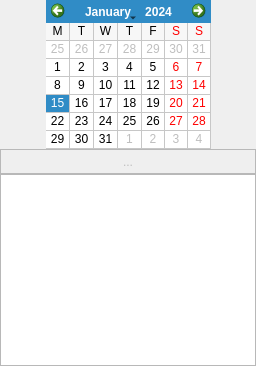
       <widget class="QWidget" name="tabWidgetCatalog">
        <property name="sizePolicy">
         <sizepolicy hsizetype="Expanding" vsizetype="Preferred">
          <horstretch>0</horstretch>
          <verstretch>0</verstretch>
         </sizepolicy>
        </property>
        <attribute name="icon">
         <iconset resource="icons/gtk/gtk_icons.qrc">
          <normaloff>:/icons/gtk/address-book-new.png</normaloff>:/icons/gtk/address-book-new.png</iconset>
        </attribute>
        <attribute name="title">
         <string>Catalog</string>
        </attribute>
        <layout class="QGridLayout" name="gridLayout_4">
         <property name="margin">
          <number>0</number>
         </property>
         <property name="spacing">
          <number>0</number>
         </property>
         <item row="1" column="2">
          <widget class="QCalendarWidget" name="calendarWidget">
           <property name="sizePolicy">
            <sizepolicy hsizetype="Expanding" vsizetype="Maximum">
             <horstretch>0</horstretch>
             <verstretch>0</verstretch>
            </sizepolicy>
           </property>
           <property name="firstDayOfWeek">
            <enum>Qt::Monday</enum>
           </property>
           <property name="gridVisible">
            <bool>true</bool>
           </property>
           <property name="horizontalHeaderFormat">
            <enum>QCalendarWidget::SingleLetterDayNames</enum>
           </property>
           <property name="verticalHeaderFormat">
            <enum>QCalendarWidget::NoVerticalHeader</enum>
           </property>
          </widget>
         </item>
         <item row="2" column="0" colspan="4">
          <widget class="QFrame" name="frame">
           <property name="sizePolicy">
            <sizepolicy hsizetype="Expanding" vsizetype="Preferred">
             <horstretch>0</horstretch>
             <verstretch>0</verstretch>
            </sizepolicy>
           </property>
           <property name="frameShape">
            <enum>QFrame::StyledPanel</enum>
           </property>
           <property name="frameShadow">
            <enum>QFrame::Raised</enum>
           </property>
           <layout class="QGridLayout" name="gridLayout_2">
            <property name="margin">
             <number>0</number>
            </property>
            <property name="spacing">
             <number>0</number>
            </property>
            <item row="1" column="0">
             <widget class="QToolButton" name="toolButtonPrev">
              <property name="toolTip">
               <string>Go to previous tracklist</string>
              </property>
              <property name="icon">
               <iconset resource="icons/gtk/gtk_icons.qrc">
                <normaloff>:/icons/gtk/go-back.png</normaloff>:/icons/gtk/go-back.png</iconset>
              </property>
              <property name="autoRaise">
               <bool>true</bool>
              </property>
             </widget>
            </item>
            <item row="1" column="2">
             <widget class="QToolButton" name="toolButtonNext">
              <property name="toolTip">
               <string>Go to next tracklist</string>
              </property>
              <property name="icon">
               <iconset resource="icons/gtk/gtk_icons.qrc">
                <normaloff>:/icons/gtk/go-right.png</normaloff>:/icons/gtk/go-right.png</iconset>
              </property>
              <property name="autoRaise">
               <bool>true</bool>
              </property>
             </widget>
            </item>
            <item row="1" column="7">
             <widget class="QToolButton" name="toolButtonAdd">
              <property name="enabled">
               <bool>true</bool>
              </property>
              <property name="toolTip">
               <string>Add Tracklist in catalog</string>
              </property>
              <property name="icon">
               <iconset resource="icons/silk/silk_icons.qrc">
                <normaloff>:/icons/silk/add.png</normaloff>:/icons/silk/add.png</iconset>
              </property>
              <property name="autoRaise">
               <bool>true</bool>
              </property>
             </widget>
            </item>
            <item row="1" column="8">
             <widget class="QToolButton" name="toolButtonDelete">
              <property name="enabled">
               <bool>false</bool>
              </property>
              <property name="toolTip">
               <string>Remove selected tracklist from catalog</string>
              </property>
              <property name="icon">
               <iconset resource="icons/gtk/gtk_icons.qrc">
                <normaloff>:/icons/gtk/editdelete.png</normaloff>:/icons/gtk/editdelete.png</iconset>
              </property>
              <property name="autoRaise">
               <bool>true</bool>
              </property>
             </widget>
            </item>
            <item row="1" column="1">
             <widget class="QToolButton" name="toolButtonHome">
              <property name="toolTip">
               <string>Jump today</string>
              </property>
              <property name="icon">
               <iconset resource="icons/gtk/gtk_icons.qrc">
                <normaloff>:/icons/gtk/go-home.png</normaloff>:/icons/gtk/go-home.png</iconset>
              </property>
              <property name="autoRaise">
               <bool>true</bool>
              </property>
             </widget>
            </item>
            <item row="1" column="4">
             <widget class="QToolButton" name="toolButtonSearch">
              <property name="enabled">
               <bool>false</bool>
              </property>
              <property name="text">
               <string>...</string>
              </property>
              <property name="icon">
               <iconset resource="icons/gtk/gtk_icons.qrc">
                <normaloff>:/icons/gtk/edit-find.png</normaloff>:/icons/gtk/edit-find.png</iconset>
              </property>
              <property name="autoRaise">
               <bool>true</bool>
              </property>
             </widget>
            </item>
            <item row="1" column="6">
             <widget class="QToolButton" name="toolButtonAddToCatalog">
              <property name="enabled">
               <bool>false</bool>
              </property>
              <property name="toolTip">
               <string>Add current trace to the catalog</string>
              </property>
              <property name="icon">
               <iconset resource="icons/silk/silk_icons.qrc">
                <normaloff>:/icons/silk/book_open.png</normaloff>:/icons/silk/book_open.png</iconset>
              </property>
              <property name="checkable">
               <bool>true</bool>
              </property>
              <property name="autoRaise">
               <bool>true</bool>
              </property>
             </widget>
            </item>
            <item row="1" column="3">
             <spacer name="horizontalSpacer_3">
              <property name="orientation">
               <enum>Qt::Horizontal</enum>
              </property>
              <property name="sizeHint" stdset="0">
               <size>
                <width>0</width>
                <height>0</height>
               </size>
              </property>
             </spacer>
            </item>
            <item row="1" column="5">
             <spacer name="horizontalSpacer_5">
              <property name="orientation">
               <enum>Qt::Horizontal</enum>
              </property>
              <property name="sizeHint" stdset="0">
               <size>
                <width>0</width>
                <height>0</height>
               </size>
              </property>
             </spacer>
            </item>
           </layout>
          </widget>
         </item>
         <item row="3" column="0" colspan="4">
          <widget class="QTreeWidget" name="treeWidgetCatalog">
           <property name="contextMenuPolicy">
            <enum>Qt::CustomContextMenu</enum>
           </property>
           <property name="alternatingRowColors">
            <bool>true</bool>
           </property>
           <property name="selectionMode">
            <enum>QAbstractItemView::ExtendedSelection</enum>
           </property>
           <property name="rootIsDecorated">
            <bool>false</bool>
           </property>
           <property name="headerHidden">
            <bool>true</bool>
           </property>
           <attribute name="headerVisible">
            <bool>false</bool>
           </attribute>
           <column>
            <property name="text">
             <string>GPX File</string>
            </property>
           </column>
          </widget>
         </item>
         <item row="1" column="0">
          <spacer name="horizontalSpacer">
           <property name="orientation">
            <enum>Qt::Horizontal</enum>
           </property>
           <property name="sizeType">
            <enum>QSizePolicy::MinimumExpanding</enum>
           </property>
           <property name="sizeHint" stdset="0">
            <size>
             <width>0</width>
             <height>0</height>
            </size>
           </property>
          </spacer>
         </item>
         <item row="1" column="3">
          <spacer name="horizontalSpacer_2">
           <property name="orientation">
            <enum>Qt::Horizontal</enum>
           </property>
           <property name="sizeType">
            <enum>QSizePolicy::MinimumExpanding</enum>
           </property>
           <property name="sizeHint" stdset="0">
            <size>
             <width>0</width>
             <height>0</height>
            </size>
           </property>
          </spacer>
         </item>
        </layout>
       </widget>
